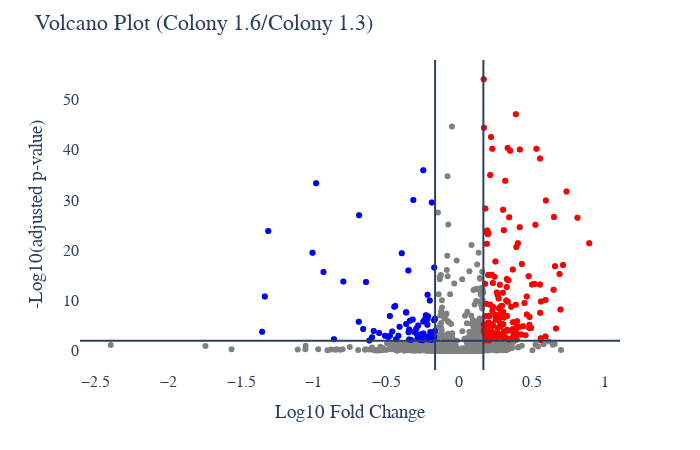

The cell this chart's notebook holds for it:
### Code cell
# Protein Abundance Volcano plot
plot_options={
            "compare groups": ["Colony 1.3","Colony 1.6"],
            "title": "Volcano Plot",
            "X Title": "Log10 Fold Change",
            "Y Title": "-Log10(adjusted p-value)",
            "up color": "red",
            "down color": "blue",
            "all color": "gray",
            "width": 700,
            "height": 450,
            "font": dict(size=16, family="Arial black"),
            "ylimits": [],
            "xlimits": []
        }
figure, _, _ =volcano_plots(data_obj, plot_options, saved_settings,missing_values_max=33,username="20min_funky")
figure.show()

### Figure 1 — Plotly figure (JSON) as saved in the notebook; plotly's stock layout.template omitted (floating-point values rounded to 4 significant figures; data arrays with more than 128 entries replaced by an {"elided": "..."} marker saying what was removed)
{"data": [{"hovertemplate": "%{text}<br>x=: %{x} <br>y=: %{y}", "legendgroup": "", "marker": {"color": "#636efa", "symbol": "circle"}, "mode": "markers", "name": "", "orientation": "v", "showlegend": false, "type": "scatter", "xaxis": "x", "yaxis": "y"}, {"hovertemplate": "%{text}<br>x=: %{x} <br>y=: %{y}", "marker": {"color": "gray"}, "mode": "markers", "text": {"elided": "1889 str values"}, "type": "scatter", "x": {"elided": "1889 float values"}, "y": {"elided": "1889 float values"}}, {"hovertemplate": "%{text}<br>x=: %{x} <br>y=: %{y}", "marker": {"color": "blue"}, "mode": "markers", "text": ["A0A075B759", "C9JRZ8", "O00299", "O75914", "P00374", "P00387", "P01040", "P04080", "P04792", "P06702", "P06737", "P07339", "P07477", "P08670", "P10599", "P13489", "P14550", "P15121", "P17980", "P20839", "P22102", "P25205", "P26639", "P27708", "P29401", "P29966", "P30086", "P30626", "P31947", "P32119", "P33991", "P33992", "P33993", "P35580", "P37837", "P39656", "P40926", "P41250", "P42677", "P42771", "P46783", "P49327", "P49736", "P52209", "P53396", "P53999", "P54727", "P54868", "P61106", "P61981", "P62258", "P62937", "P63241", "P78347", "P81605", "P84085", "Q00796", "Q01105", "Q01581", "Q04837", "Q07617", "Q13185", "Q13263", "Q13310", "Q15056", "Q15149", "Q15645", "Q6IS14", "Q7KZF4", "Q7L9L4", "Q7Z7A4", "Q8WZ79", "Q9BTM9", "Q9BWD1", "Q9GZV4", "Q9H501", "Q9NPH2", "Q9UBC2", "Q9UGI8"], "type": "scatter", "x": [-0.2472, -0.3649, -0.1945, -0.1674, -0.4182, -0.2594, -1.337, -0.365, -0.4771, -0.4765, -0.2525, -0.5997, -0.6889, -0.9842, -0.7974, -0.2849, -0.2874, -0.3653, -0.1954, -0.2558, -0.4103, -0.2109, -0.2147, -0.2916, -0.1898, -0.5508, -0.3443, -0.2581, -1.009, -0.2362, -0.2565, -0.2159, -0.3401, -0.2191, -0.2111, -0.2461, -0.35, -0.267, -0.1932, -0.691, -0.2189, -0.3202, -0.233, -0.1991, -0.6415, -0.1673, -0.1727, -0.5884, -0.2365, -0.1708, -0.1721, -0.1886, -0.4467, -0.4607, -1.314, -0.2471, -0.3307, -0.2177, -0.6606, -0.174, -0.8616, -0.3446, -0.2029, -0.2556, -0.2003, -0.4397, -0.5106, -0.3956, -0.2822, -0.3087, -0.9337, -1.356, -0.4344, -0.6183, -0.3157, -0.2945, -0.4874, -0.2297, -0.3484], "y": [35.93, 7.653, 3.58, 3.945, 2.971, 3.191, 10.8, 5.344, 6.91, 2.971, 2.069, 2.704, 26.95, 33.34, 13.77, 3.05, 2.367, 7.636, 3.166, 3.319, 4.783, 2.772, 6.871, 3.339, 2.135, 3.545, 4.208, 2.413, 19.5, 6.253, 2.382, 2.254, 5.965, 5.171, 2.533, 3.457, 15.97, 2.132, 2.228, 5.757, 6.248, 6.243, 2.86, 3.747, 13.69, 6.355, 6.051, 3.94, 2.293, 2.751, 16.55, 29.52, 8.744, 3.849, 23.85, 5.826, 2.122, 11.13, 4.309, 2.636, 2.268, 2.221, 9.988, 2.484, 3.002, 8.886, 3.005, 19.41, 5.005, 3.716, 15.7, 3.779, 2.288, 2.057, 29.98, 4.478, 2.752, 7.059, 3.696]}, {"hovertemplate": "%{text}<br>x=: %{x} <br>y=: %{y}", "marker": {"color": "red"}, "mode": "markers", "text": {"elided": "158 str values"}, "type": "scatter", "x": {"elided": "158 float values"}, "y": {"elided": "158 float values"}}], "layout": {"font": {"family": "Arial black", "size": 16}, "height": 450, "legend": {"tracegroupgap": 0}, "margin": {"t": 60}, "paper_bgcolor": "white", "plot_bgcolor": "white", "shapes": [{"type": "line", "x0": 0, "x1": 1, "xref": "x domain", "y0": 2, "y1": 2, "yref": "y"}, {"type": "line", "x0": 0.1661, "x1": 0.1661, "xref": "x", "y0": 0, "y1": 1, "yref": "y domain"}, {"type": "line", "x0": -0.1661, "x1": -0.1661, "xref": "x", "y0": 0, "y1": 1, "yref": "y domain"}], "showlegend": false, "title": {"text": "Volcano Plot (Colony 1.6/Colony 1.3)"}, "width": 700, "xaxis": {"anchor": "y", "domain": [0, 1], "title": {"text": "Log10 Fold Change"}}, "yaxis": {"anchor": "x", "domain": [0, 1], "title": {"text": "-Log10(adjusted p-value)"}}}}
